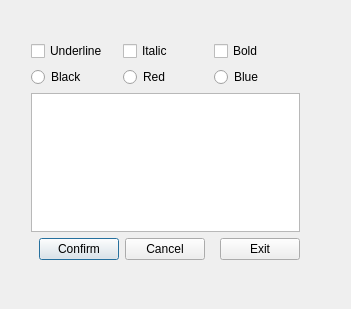
<?xml version="1.0" encoding="UTF-8"?>
<ui version="4.0">
 <class>Dialog</class>
 <widget class="QDialog" name="Dialog">
  <property name="geometry">
   <rect>
    <x>0</x>
    <y>0</y>
    <width>351</width>
    <height>309</height>
   </rect>
  </property>
  <property name="windowTitle">
   <string>Dialog</string>
  </property>
  <widget class="QWidget" name="">
   <property name="geometry">
    <rect>
     <x>20</x>
     <y>30</y>
     <width>291</width>
     <height>241</height>
    </rect>
   </property>
   <layout class="QVBoxLayout" name="verticalLayout">
    <item>
     <layout class="QHBoxLayout" name="horizontalLayout">
      <item>
       <widget class="QCheckBox" name="chkBoxUnder">
        <property name="text">
         <string>Underline</string>
        </property>
       </widget>
      </item>
      <item>
       <widget class="QCheckBox" name="chkBoxItalic">
        <property name="text">
         <string>Italic</string>
        </property>
       </widget>
      </item>
      <item>
       <widget class="QCheckBox" name="chkBold">
        <property name="text">
         <string>Bold</string>
        </property>
       </widget>
      </item>
     </layout>
    </item>
    <item>
     <layout class="QHBoxLayout" name="horizontalLayout_2">
      <item>
       <widget class="QRadioButton" name="rBtnBlack">
        <property name="text">
         <string>Black</string>
        </property>
       </widget>
      </item>
      <item>
       <widget class="QRadioButton" name="rBtnRed">
        <property name="text">
         <string>Red</string>
        </property>
       </widget>
      </item>
      <item>
       <widget class="QRadioButton" name="rBtnBlue">
        <property name="text">
         <string>Blue</string>
        </property>
       </widget>
      </item>
     </layout>
    </item>
    <item>
     <widget class="QPlainTextEdit" name="plainTextEdit"/>
    </item>
    <item>
     <layout class="QHBoxLayout" name="horizontalLayout_3">
      <item>
       <spacer name="horizontalSpacer">
        <property name="orientation">
         <enum>Qt::Horizontal</enum>
        </property>
        <property name="sizeHint" stdset="0">
         <size>
          <width>40</width>
          <height>20</height>
         </size>
        </property>
       </spacer>
      </item>
      <item>
       <widget class="QPushButton" name="pushButton">
        <property name="text">
         <string>Confirm</string>
        </property>
       </widget>
      </item>
      <item>
       <widget class="QPushButton" name="pushButton_2">
        <property name="text">
         <string>Cancel</string>
        </property>
       </widget>
      </item>
      <item>
       <spacer name="horizontalSpacer_2">
        <property name="orientation">
         <enum>Qt::Horizontal</enum>
        </property>
        <property name="sizeHint" stdset="0">
         <size>
          <width>40</width>
          <height>20</height>
         </size>
        </property>
       </spacer>
      </item>
      <item>
       <widget class="QPushButton" name="pushButton_3">
        <property name="text">
         <string>Exit</string>
        </property>
       </widget>
      </item>
     </layout>
    </item>
   </layout>
  </widget>
 </widget>
 <layoutdefault spacing="6" margin="11"/>
 <tabstops>
  <tabstop>chkBoxUnder</tabstop>
  <tabstop>chkBoxItalic</tabstop>
  <tabstop>chkBold</tabstop>
  <tabstop>rBtnBlack</tabstop>
  <tabstop>rBtnRed</tabstop>
  <tabstop>rBtnBlue</tabstop>
  <tabstop>plainTextEdit</tabstop>
  <tabstop>pushButton</tabstop>
  <tabstop>pushButton_2</tabstop>
  <tabstop>pushButton_3</tabstop>
 </tabstops>
 <resources/>
 <connections>
  <connection>
   <sender>pushButton</sender>
   <signal>clicked()</signal>
   <receiver>Dialog</receiver>
   <slot>accept()</slot>
   <hints>
    <hint type="sourcelabel">
     <x>80</x>
     <y>258</y>
    </hint>
    <hint type="destinationlabel">
     <x>175</x>
     <y>154</y>
    </hint>
   </hints>
  </connection>
  <connection>
   <sender>pushButton_2</sender>
   <signal>clicked()</signal>
   <receiver>Dialog</receiver>
   <slot>reject()</slot>
   <hints>
    <hint type="sourcelabel">
     <x>164</x>
     <y>258</y>
    </hint>
    <hint type="destinationlabel">
     <x>175</x>
     <y>154</y>
    </hint>
   </hints>
  </connection>
  <connection>
   <sender>pushButton_3</sender>
   <signal>clicked()</signal>
   <receiver>Dialog</receiver>
   <slot>close()</slot>
   <hints>
    <hint type="sourcelabel">
     <x>268</x>
     <y>258</y>
    </hint>
    <hint type="destinationlabel">
     <x>175</x>
     <y>154</y>
    </hint>
   </hints>
  </connection>
 </connections>
</ui>
